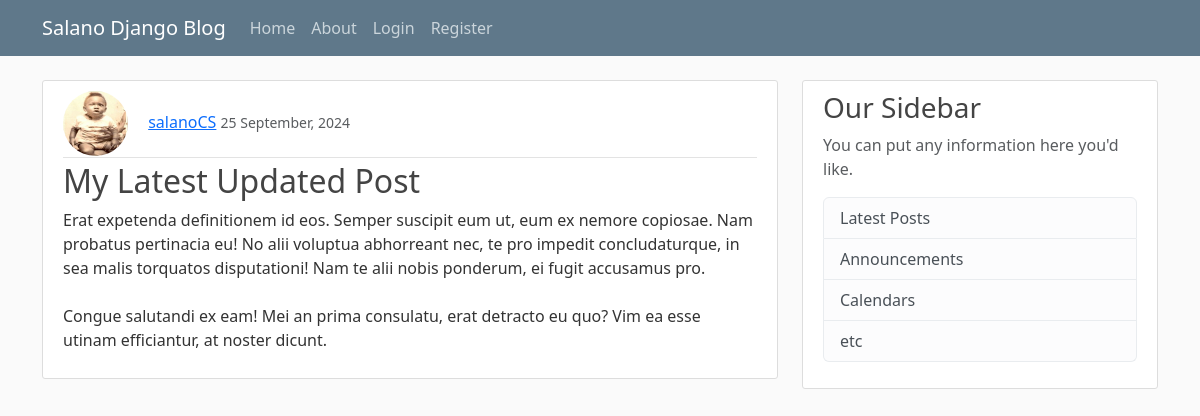
Screenshot of /post/28/ with the database file from the repository.
### salano_blog/models.py (models this page shows, shortened)
class Post(models.Model):
    title = models.CharField(max_length=100)
    content = models.TextField()
    date_posted = models.DateTimeField(default=timezone.now)
    author = models.ForeignKey(User, on_delete=models.CASCADE) # delete all posts when user is deleted

### users/models.py (models this page shows, shortened)
class Profile(models.Model):
    user = models.OneToOneField(User, on_delete=models.CASCADE)
    image = models.ImageField(default='default.jpg', upload_to='profile_pics')

### salano_blog/views.py (the view)
# urls.py: path('post/<int:pk>/', PostDetailView.as_view(), name='post-detail'),
class PostDetailView(DetailView):
    model = Post
    template_name = 'blog/post_detail.html' #cannot use override since I am using salano_blog

### salano_blog/templates/blog/post_detail.html (shortened to what this page needs)
{% extends "blog/base.html" %}
{% block content %}
<article class="media content-section">
    <div class="media-body">
      <div class="article-metadata">
        <img class="rounded-circle article-img" src="{{ object.author.profile.image.url }}">
        <a class="mr-2" href="{% url 'user-posts' object.author.username %}">{{ object.author }}</a>
        <small class="text-muted">{{ object.date_posted|date:"d F, Y" }}</small>
      </div>
      <h2 class="article-title">{{ object.title }}</h2>
      <p class="article-content">{{ object.content }}</p>
    </div>
</article>
{% endblock content %}

### salano_blog/static/blog/main.css (style rules this page uses)
body { background: #fafafa; color: #333333; margin-top: 5rem; }
h1, h2, h3, h4, h5, h6 { color: #444444; }
.content-section { background: #ffffff; padding: 10px 20px; border: 1px solid #dddddd; border-radius: 3px; margin-bottom: 20px; }
.article-title { color: #444444; }
.article-content { white-space: pre-line; }
.article-img { height: 65px; width: 65px; margin-right: 16px; }
.article-metadata { padding-bottom: 1px; margin-bottom: 4px; border-bottom: 1px solid #e3e3e3 }

### rows the page displays
Post: author.profile.image (picture), author "salanoCS", date_posted "25 September, 2024", title "My Latest Updated Post", content "Erat expetenda definitionem id eos. Semper suscipit eum ut, eum ex nemore copiosae. Nam probatus pertinacia eu! No alii voluptua abhorreant nec, te pro impedit concludaturque, in sea malis torquatos disputationi! Nam te alii nobis ponderum, ei fugit accusamus pro. Congue salutandi ex eam! Mei an prima consulatu, erat detracto eu quo? Vim ea esse utinam efficiantur, at noster dicunt."
